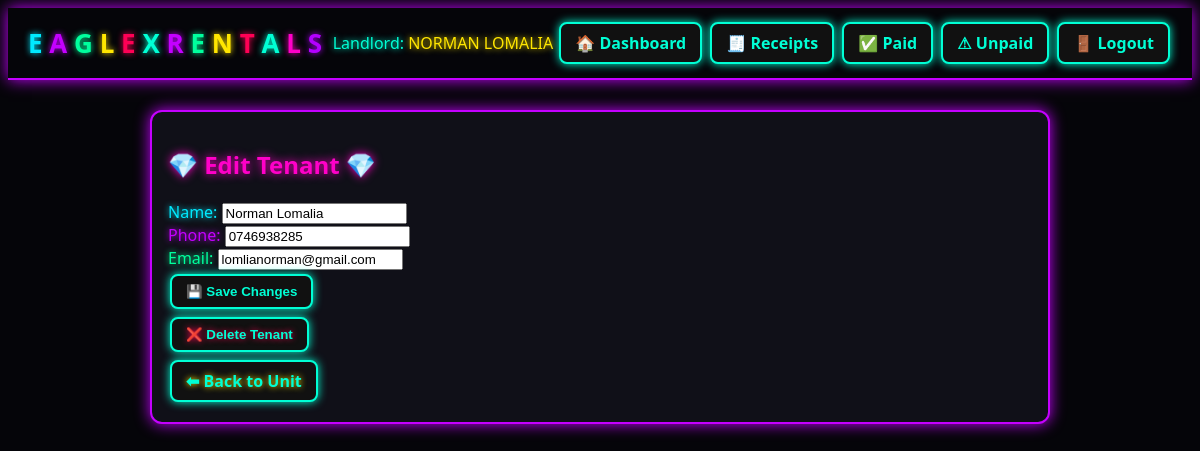
The page /tenant/4/edit (signed in) on the database its author committed.
### app.py (models this page shows, shortened)
class Landlord(UserMixin, db.Model):
    id = db.Column(db.Integer, primary_key=True)
    first_name = db.Column(db.String(80), nullable=False)
    last_name = db.Column(db.String(80), nullable=False)
    email = db.Column(db.String(120), unique=True, nullable=False)
    phone = db.Column(db.String(50))
    password_hash = db.Column(db.String(200), nullable=False)
    buildings = db.relationship('Building', backref='landlord', cascade='all, delete-orphan')
    @property
    def full_name(self):
        return f"{self.first_name} {self.last_name}"

class Tenant(db.Model):
    id = db.Column(db.Integer, primary_key=True)
    name = db.Column(db.String(150), nullable=False)
    phone = db.Column(db.String(50))
    id_number = db.Column(db.String(100))
    email = db.Column(db.String(120))
    amount_paid = db.Column(db.Float, default=0.0)
    paid = db.Column(db.Boolean, default=False)
    receipt_created_at = db.Column(db.DateTime, default=datetime.utcnow)
    unit_id = db.Column(db.Integer, db.ForeignKey('unit.id'))
    created_at = db.Column(db.DateTime, default=datetime.utcnow)

### app.py (the view, shortened to what this page needs)
@app.route('/tenant/<int:tid>/edit', methods=['GET', 'POST'])
@login_required
def edit_tenant(tid):
    tenant = Tenant.query.join(Unit).join(Building).filter(
        Tenant.id == tid,
        Building.landlord_id == current_user.id
    ).first_or_404()
    return render_template('edit_tenant.html', tenant=tenant)

### app.py (called while the page is built)
@login_manager.user_loader
def load_user(user_id):
    return Landlord.query.get(int(user_id))

### templates/edit_tenant.html
{% extends "base.html" %}
{% block content %}
<div class="card">
  <h2 class="neon-heading-pink">💎 Edit Tenant 💎</h2>
  <form method="POST">
    <label class="neon-blue">Name:</label>
    <input type="text" name="name" value="{{ tenant.name }}" class="neon-input"><br>
    <label class="neon-purple">Phone:</label>
    <input type="text" name="phone" value="{{ tenant.phone }}" class="neon-input"><br>
    <label class="neon-green">Email:</label>
    <input type="text" name="email" value="{{ tenant.email }}" class="neon-input"><br>
    <button type="submit" class="btn neon-cyan">💾 Save Changes</button>
  </form>
  <form method="POST" action="{{ url_for('delete_tenant', tid=tenant.id) }}">
    <button class="btn neon-red" type="submit">❌ Delete Tenant</button>
  </form>
  <a class="btn neon-yellow" href="{{ url_for('unit_detail', uid=tenant.unit_id) }}">⬅ Back to Unit</a>
</div>
{% endblock %}

### templates/base.html (shortened to what this page needs)
<!doctype html>
<html lang="en">
<head>
  <link rel="stylesheet" href="{{ url_for('static', filename='css/neon.css') }}">
</head>
<body class="theme-dark">
  <header>
    <div class="header-title">
      <span class="logo-text">
        <span class="neon-blue">E</span>
        <span class="neon-purple">A</span>
        <span class="neon-green">G</span>
        <span class="neon-yellow">L</span>
        <span class="neon-red">E</span>
        <span class="neon-aqua">X</span>
        <span class="neon-purple">R</span>
        <span class="neon-green">E</span>
        <span class="neon-yellow">N</span>
        <span class="neon-red">T</span>
        <span class="neon-aqua">A</span>
        <span class="neon-pink">L</span>
        <span class="neon-violet">S</span>
      </span>
    </div>
    <div class="header-actions">
      {% if current_user.is_authenticated %}
        <span class="neon-aqua">
          Landlord:
          <span class="neon-yellow">{{ current_user.full_name }}</span>
        </span>
        <a class="btn" href="{{ url_for('dashboard') }}">🏠 Dashboard</a>
        <a class="btn" href="{{ url_for('receipts') }}">🧾 Receipts</a>
        <a class="btn" href="{{ url_for('paid_tenants') }}">✅ Paid</a>
        <a class="btn" href="{{ url_for('unpaid_tenants') }}">⚠ Unpaid</a>
        <a class="btn" href="{{ url_for('logout') }}">🚪 Logout</a>
      {% endif %}
    </div>
  </header>
  <main class="container">
    {% block content %}{% endblock %}
  </main>
</body>
</html>

### static/css/neon.css (style rules this page uses)
:root { --neon-blue: #00eaff; --neon-purple: #c400ff; --neon-pink: #ff00c8; --neon-aqua: #00ffd5; --neon-violet: #b300ff; --neon-green: #00ff9d; --neon-yellow: #ffe600; --neon-red: #ff0055; }
body.theme-dark { background: #050509; color: var(--neon-blue); font-family: 'Segoe UI', sans-serif; }
.container { max-width: 900px; margin: 20px auto; padding: 10px; }
header { display: flex; justify-content: space-between; align-items: center; padding: 10px 20px; border-bottom: 2px solid var(--neon-purple); box-shadow: 0 0 15px var(--neon-purple); }
.logo-text { font-size: 26px; font-weight: 900; }
.neon-blue { color: var(--neon-blue); text-shadow: 0 0 6px var(--neon-blue); }
.neon-purple { color: var(--neon-purple); text-shadow: 0 0 6px var(--neon-purple); }
.neon-pink { color: var(--neon-pink); text-shadow: 0 0 6px var(--neon-pink); }
.neon-aqua { color: var(--neon-aqua); text-shadow: 0 0 6px var(--neon-aqua); }
.neon-violet { color: var(--neon-violet); text-shadow: 0 0 6px var(--neon-violet); }
.neon-green { color: var(--neon-green); text-shadow: 0 0 6px var(--neon-green); }
.neon-yellow { color: var(--neon-yellow); text-shadow: 0 0 6px var(--neon-yellow); }
.neon-red { color: var(--neon-red); text-shadow: 0 0 6px var(--neon-red); }
h1, h2, h3, h4 { font-weight: 800; }
.neon-heading-pink { color: var(--neon-pink); text-shadow: 0 0 10px var(--neon-pink); }
.btn { padding: 8px 14px; border-radius: 8px; border: 2px solid var(--neon-aqua); background: #111; color: var(--neon-aqua); font-weight: 700; cursor: pointer; text-decoration: none; display: inline-block; margin: 4px 2px; box-shadow: 0 0 10px var(--neon-aqua); transition: 0.2s; }
.card { background: #101018; border: 2px solid var(--neon-purple); box-shadow: 0 0 15px var(--neon-purple); padding: 16px; border-radius: 12px; margin-bottom: 20px; }

### rows shown on the page
Landlord: full_name "NORMAN LOMALIA"
Tenant: name "Norman Lomalia", phone "0746938285", email "lomlianorman@gmail.com"
